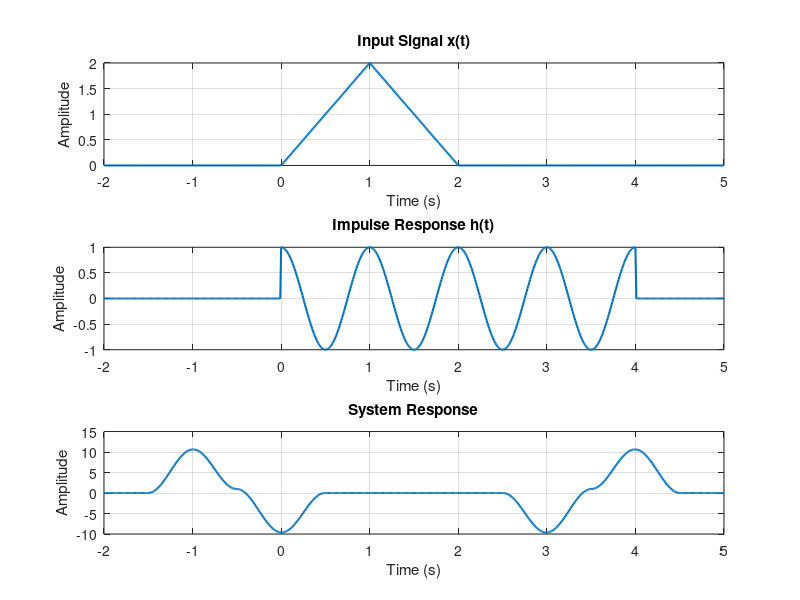

Reproduce this figure in MATLAB.
t = -2:0.01:5; 
x = zeros(size(t)); 
x(t>=0 & t <= 1) = 2*t(t>=0 & t <= 1); 
x(t > 1 & t <= 2) = 2*(2 - t(t > 1 & t <= 2));  
h = cos(2*pi*t) .* (t >= 0 & t <= 4); 
y_conv = conv(x, h, 'same');  
  
subplot(3,1,1); 
plot(t, x, 'LineWidth', 1.5); 
title('Input Signal x(t)'); 
xlabel('Time (s)'); 
ylabel('Amplitude'); 
grid on; 
  
subplot(3,1,2); 
plot(t, h, 'LineWidth', 1.5); 
title('Impulse Response h(t)'); 
xlabel('Time (s)'); 
ylabel('Amplitude'); 
grid on; 
  
subplot(3,1,3); 
plot(t, y_conv, 'LineWidth', 1.5); 
title('System Response'); 
xlabel('Time (s)'); 
ylabel('Amplitude'); 
grid on;
